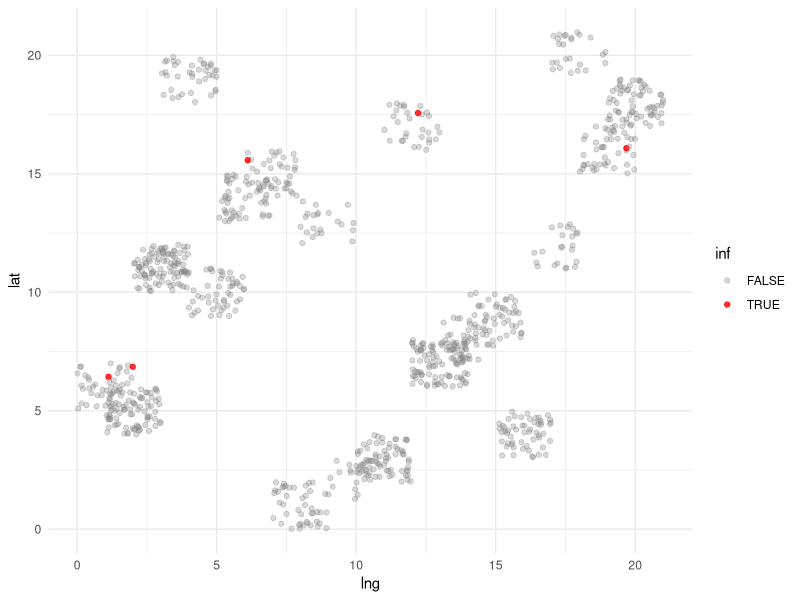
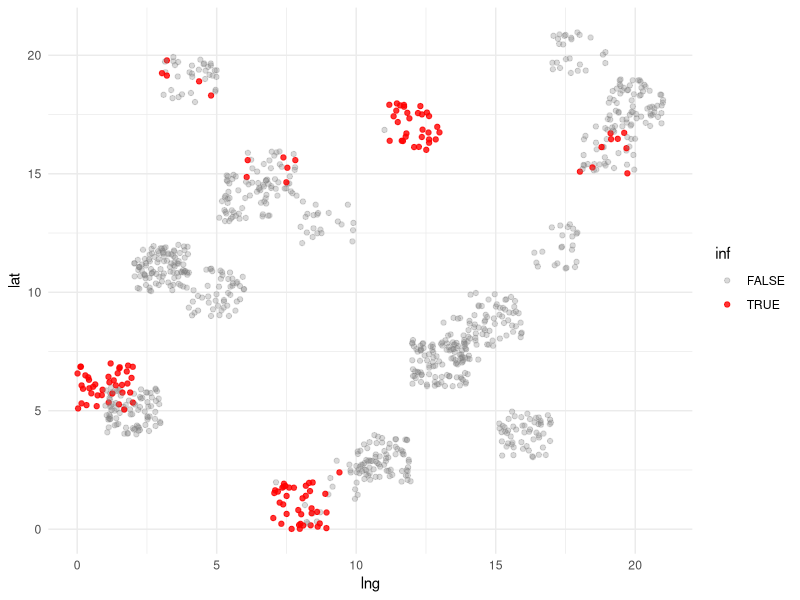
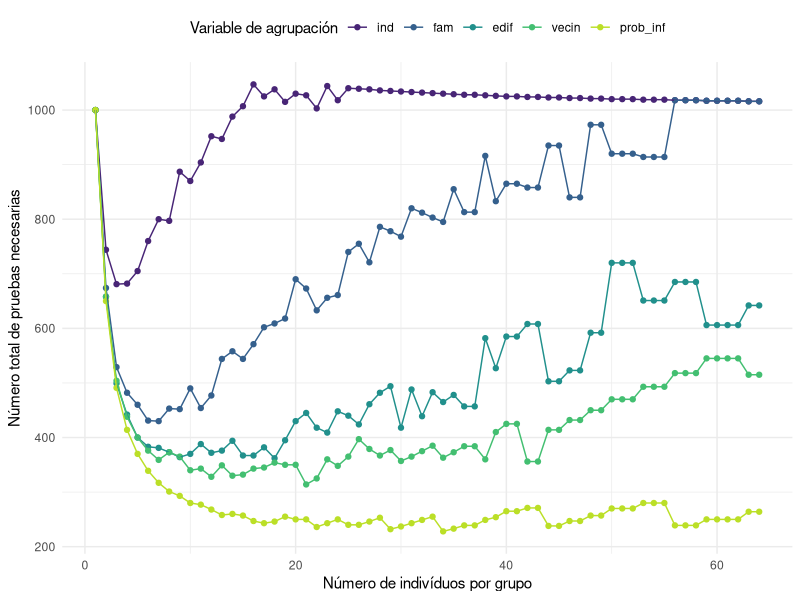

Write the R code that produced these figures, in order. (Note: a time limit stopped this script after it produced the figures.)
## ---- chunk 1

knitr::opts_chunk$set(echo = TRUE)
library(tidyverse)

## ---- chunk 2

createInfPFun<- function(modelCoefFact = 0.5,
                         modelCoef=list(fam = log(2),
                                        buil = log(1.5), 
                                        neib = log(1.25),
                                        p0 = log(2))){
      
      InfProb <- function(fam, buil, nei, p0){
            mapply(
                  FUN = function(famX,builX,neiX, p0X){
                        
                        l<- modelCoefFact*(famX * modelCoef$fam + 
                                   builX * modelCoef$buil + 
                                   neiX * modelCoef$neib + 
                                   p0X * modelCoef$p0 )
                        
                        
                        p<- 1/(1+exp(-l))
                        
                  },
                  fam,buil,nei,p0
            )
            
      }
      
      return(InfProb)
      
}

## ---- chunk 3

createSus <- function(N = 10000, pI = 0.005){
      
      nIni<- max(round(N*pI),1)
      nSus <- N
      inf <- sample(1:nSus, nIni)
      nFam <- ceiling(nSus/5)
      nBuil <- ceiling(nFam/2)
      nNei <- ceiling(nFam/10)
      
      nei <- tibble(nei = 1:nNei,
                    lng = sample(1:nNei,nNei), 
                    lat = sample(1:nNei,nNei))
      
      buil <- tibble(buil = 1:nBuil,
                     nei = sample(1:nNei, size = nBuil , replace = T))%>%
            left_join(nei,by = "nei")
      
      fam <- tibble(fam = 1:nFam,
                    buil = sample(1:nBuil, size = nFam , replace = T))%>%
            left_join(buil, by ="buil")
      
      sus <- tibble(sus = 1:nSus,
                    fam = sample(1:nFam, size = nSus, replace = T),
                    inf = sus %in% inf)%>%
            left_join(fam, by ="fam")%>%
            group_by(fam)%>%
            mutate(infFam = sum(inf))%>%
            ungroup()%>%
            group_by(buil)%>%
            mutate(infBuil =  sum(inf))%>%
            ungroup()%>%
            group_by(nei)%>%
            mutate(infNei =  sum(inf))%>%
            ungroup()%>%
            mutate(infP = InfProb (infFam,infBuil,infNei,nIni/nSus)) 
            
      return(sus)
}

## ---- chunk 4

set.seed(5)

#Se crea la función de probabilidad en el ambiente
InfProb<-createInfPFun()

#Se crea la población inicial y se calcula para cada individuo pj
sus<-createSus(N = 1000, pI = 0.005)

#La tabla de la primera iteración podría verse así
knitr::kable(head(sus, 5)) 

## ---- chunk 5

set.seed(0)
sus%>%
    ggplot()+
    geom_jitter(aes(lng,lat,col = inf, alpha= inf), width = 1, height = 1,)+
    scale_color_manual(values= c("grey50","red"))+
    scale_alpha_manual(values =c(0.3,0.80))+
    theme_minimal()

## ---- chunk 6

nextIter<-function(sus, threshold, p0){
   
      sus<-sus%>%
            mutate(infP = InfProb (infFam,infBuil,infNei,p0),
                   inf = inf | (infP > (threshold+rnorm(n =length(sus),
                                                        mean = 0,
                                                        sd = 0.10))),
            ) %>%
            group_by(fam)%>%
            mutate(infFam = sum(inf))%>%
            ungroup()%>%
            group_by(buil)%>%
            mutate(infBuil =  sum(inf))%>%
            ungroup()%>%
            group_by(nei)%>%
            mutate(infNei =  sum(inf))%>%
            ungroup()
      
      return(sus)
      
}

## ---- chunk 7
p0<- sum(sus$inf) / nrow(sus)
print(p0)
for(i in 1:4){
   sus<- nextIter(sus, threshold = 0.8, p0 = p0)
   p0<- sum(sus$inf) / nrow(sus)
   print(paste0("p0 = ",p0))
}


## ---- chunk 8

set.seed(0)
sus%>%
    ggplot()+
    geom_jitter(aes(lng,lat,col = inf, alpha= inf), width = 1, height = 1,)+
    scale_color_manual(values= c("grey50","red"))+
    scale_alpha_manual(values =c(0.3,0.80))+
    theme_minimal()

## ---- chunk 9

TGroup<- function(data, 
                  groupSize = 64, 
                  arrangeVar = "sus"
                  ){
      
      
      nGroups<-ceiling(dim(data)[1]/groupSize)
      
      group<-rep_len(1:nGroups,length.out = length(data$inf)) %>% sort()
      
      nDesc<-
            data %>%
            arrange_(arrangeVar)%>%
            mutate(group = group)%>%
            group_by(group) %>%
            mutate(negTest = sum(inf) == 0) %>%
            ungroup() %>%
            summarise(nDesc = sum(negTest)) %>%
            unlist()
      
      tibble(arrangeVar = arrangeVar,
             groupSize = groupSize,
             totalSus = length(data$inf),
             nDesc = nDesc,
             nGroups = nGroups,
             totalTest = ifelse(groupSize == 1, 
                                nrow(data), 
                                nrow(data) - nDesc + nGroups ))
}

## ---- chunk 10
groupTest<-lapply(1:64,
       FUN = function(gSize){
          bind_rows(
             TGroup(sus, groupSize = gSize),
             TGroup(sus, groupSize = gSize,arrangeVar = "fam"),
             TGroup(sus, groupSize = gSize,arrangeVar = "buil"),
             TGroup(sus, groupSize = gSize, arrangeVar ="nei"),
             TGroup(sus, groupSize = gSize, arrangeVar = "infP")
          )
       })%>%
   bind_rows()
## ---- chunk 11

groupTest%>%
   mutate(arrangeVar = factor(arrangeVar,
                              levels = c("sus","fam", "buil","nei", "infP"),
                              labels = c("ind","fam", "edif","vecin","prob_inf"),
                              ))%>%
   ggplot()+
   geom_point(aes(groupSize, totalTest,col = arrangeVar))+
   geom_line(aes(groupSize, totalTest,col = arrangeVar))+
   theme_minimal()+
   scale_color_viridis_d(begin = 0.1,end=0.9, name = "Variable de agrupación")+
   theme(legend.position = "top")+
   xlab("Número de indivíduos por grupo")+
   ylab("Número total de pruebas necesarias")
   
## ---- chunk 12

nSim<- 100

pI <- sample( c(0.001, 0.005,0.01), nSim, replace = T)
threshold <- runif(nSim,0.7,0.8)
n<- round(runif(nSim,500,3000))

simData<-
   mapply(
      FUN = function(pIX,thresholdX,nX){
         # thresholdX<-threshold
         # nX<-n
         # pIX<-pI
         #Se crea la función de probabilidad de contagio
         InfProb<-createInfPFun()

         #Se crea la población inicial
         sus<-createSus(N = nX, pI = pIX)

         #Se determina el p0 de la población en la iteración i
         p0 <- sum(sus$inf)/nrow(sus)[1]
         
         i<- 1

         #Se crea la función para iterar en la poblacion
         maxIter<-200

         tGroupTest <- NULL

         while( p0 < 0.95 & i <= maxIter ){

            tGroupTest<-
               bind_rows(tGroupTest,
                         lapply(1:64,FUN = function(gSize){
                            bind_rows(
                               TGroup(sus, groupSize = gSize),
                               TGroup(sus, groupSize = gSize,arrangeVar = "fam"),
                               TGroup(sus, groupSize = gSize,arrangeVar = "buil"),
                               TGroup(sus, groupSize = gSize, arrangeVar ="nei"),
                               TGroup(sus, groupSize = gSize, arrangeVar = "infP")
                            )
                         })%>%
                            bind_rows()%>%
                            group_by(arrangeVar)%>%
                            mutate(opt = rank(totalTest,ties.method = "first"))%>%
                            ungroup()%>%
                            filter(opt == 1)%>%
                            mutate(opt ="num",
                                   i=i,
                                   p0 = p0)
               )
            
            p02<-sum(sus$inf) / nrow(sus)
            while(p0  == p02 & i <= maxIter){
               sus <- nextIter(sus,threshold = thresholdX, p0 = p0)
               p02<-sum(sus$inf) / nrow(sus)
               i<-i+1
            }
            
            p0 <- sum(sus$inf) / nrow(sus)

            if(i == maxIter){
               print("Stopped withoud converging to p0 = 1, reached iterations limit")
            }
         }

         tGroupTest%>%
            mutate(pI = pIX,
                   threshold = thresholdX,
                   n = nX)

      }, pI, threshold, n, SIMPLIFY = F
   ) %>%
   bind_rows()

simData%>%write.csv("simData.csv", row.names = F)

## ---- chunk 13

simData%>%
   mutate(arrangeVar = factor(arrangeVar,
                              levels = c("sus","fam", "buil","nei", "infP"),
                              labels = c("ind","fam", "edif","vecin","prob_inf"),
                              ),
          totalTestR=totalTest/totalSus)%>%
   filter(totalTestR < 0.95) %>%
   ggplot()+
   geom_point(aes(p0, totalTestR,col = arrangeVar), 
              alpha = 0.5,
              shape = 19,
              size = 1)+
   geom_smooth(aes(p0, totalTestR,col = arrangeVar),
               method = "loess",
               se = F,
               formula = "y ~ x")+
   theme_minimal()+
   theme(legend.position = "top")+
   scale_color_viridis_d(begin = 0.1,end=0.9, name = "Agrupado por")+
   xlab("Porcentaje infectado de la población  (%)")+
   ylab("Porcentaje necesario de pruebas  (%)")

   
## ---- chunk 14
tibble(confirmados=c(22,69,201,375,502,626,681,719,755, 815),
       descartados=c(118,855,1684,3843,5533,6511,7784,8688,9209,11764),
       fecha =c("2020 03 11",
                "2020 03 18",
                "2020 03 25",
                "2020 04 01",
                "2020 04 08",
                "2020 04 15",
                "2020 04 22",
                "2020 04 30",
                "2020 05 05",
                "2020 05 13") %>% lubridate::ymd())%>%
   mutate(p0 = confirmados/(confirmados +descartados))%>%
   pivot_longer(cols= c(confirmados, descartados, p0),
                names_to = "var",
                values_to = "val")%>%
   ggplot()+
   geom_line(aes(fecha,val, col = var))+
   scale_color_viridis_d(begin = 0.1,end=0.9, name = "Variable")+
   xlab("Fecha")+
   facet_grid(var~., scales = "free")+
   theme_minimal()+
   theme(legend.position = "none",
         axis.title.y = element_blank())
